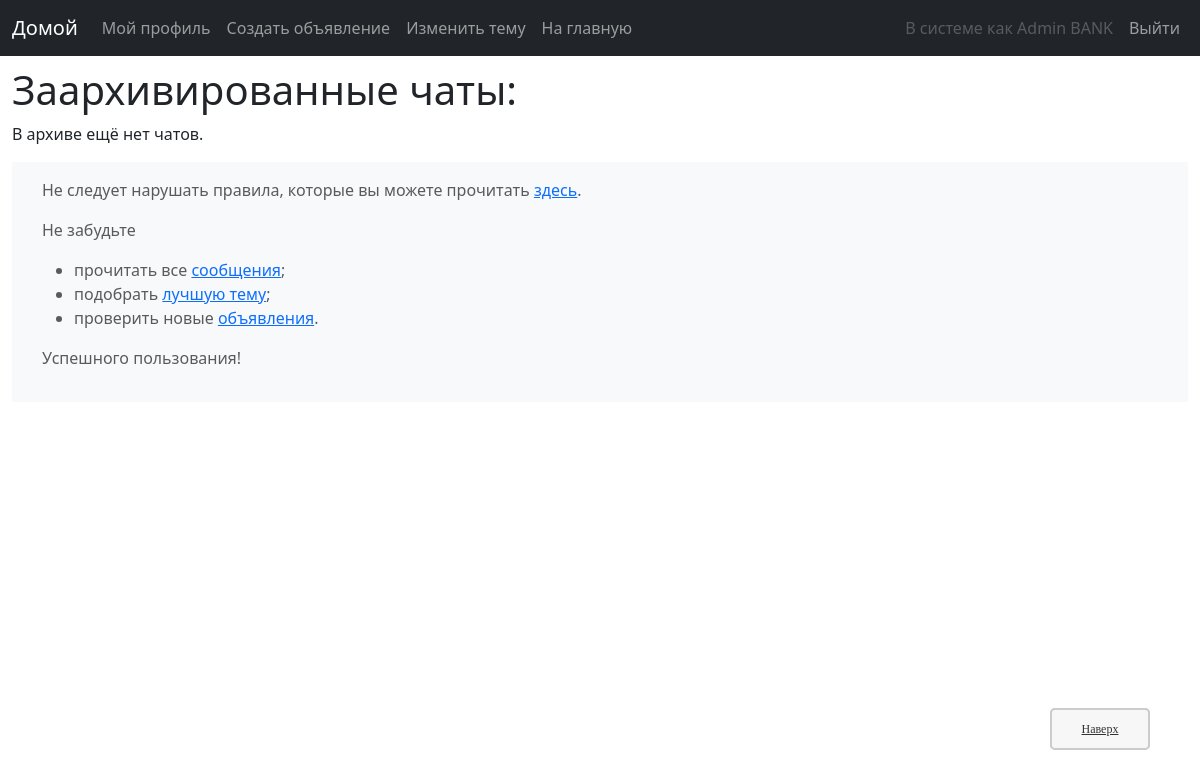
/messenger/chats/archive/ (signed in), run on an earlier commit of the app's database.
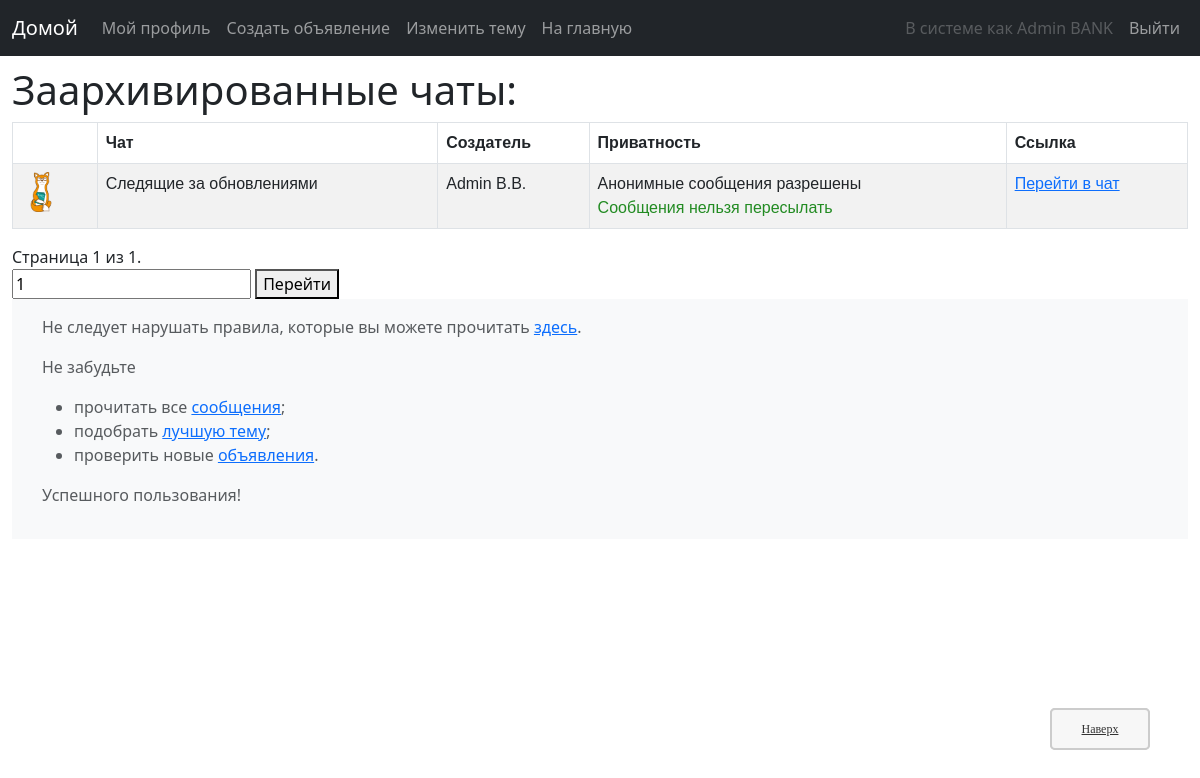
And on a later commit of the database.
### messenger/models.py (models this page shows, shortened)
class chat(models.Model):
    cnt = models.IntegerField(default=1, editable=False)
    name = models.CharField(max_length=50, default='', verbose_name='Название чата:')
    description = models.CharField(max_length=500, default='', verbose_name='Описание чата:')
    creator = models.ForeignKey(account, related_name='creator_chat', on_delete=models.CASCADE, null=True, verbose_name="Создатель:")
    anonim = models.BooleanField(default=False, verbose_name='Если вы хотите сделать чат анонимным, поставьте здесь галочку. Этот параметр неизменяем.')
    anonim_legacy = models.BooleanField(default=False, verbose_name='Поставьте галочку, если хотите разрешить участникам отправлять анонимные сообщения.')
    avaliable_resend_messages = models.BooleanField(default=True, verbose_name='Поставьте галочку, если хотите разрешить пересылать сообщения из этого чата.')
    chat_ico = models.ImageField(verbose_name="Иконка чата:")
    id = models.UUIDField(primary_key=True, default=uuid.uuid4, help_text="Уникальный ID чата.")
    def get_absolute_url_from_archive(self):
        return reverse('chats-archived-n', args=[str(self.id)])
    def resend_status(self):
        return self.avaliable_resend_messages
    def anonim_status(self):
        return 'Анонимный чат' if self.anonim else \
               'Анонимные сообщения разрешены' if self.anonim_legacy\
                else 'Все сообщения публичные'
    def get_img(self):
        return static(f'messenger/images/{self.chat_ico}')
    class Meta:
        ordering = ["name"]

### bank/models.py (models this page shows, shortened)
class account(models.Model):
    user = models.OneToOneField(User, on_delete=models.CASCADE, verbose_name="Пользователь:")
    balance = models.FloatField(default=0, verbose_name="Баланс:")
    id = models.UUIDField(primary_key=True, default=uuid.uuid4, help_text="Уникальный ID аккаунта.")#, editable=False)
    first_name = models.CharField(max_length=40, default='Not stated', verbose_name="Имя:")        #   Имя
    middle_name = models.CharField(max_length=40, default='Not stated', verbose_name="Отчество:")  #   Отчество
    last_name = models.CharField(max_length=40, default='Not stated', verbose_name="Фамилия:")     #   Фамилия
    user_group = models.CharField(max_length=40, choices=EXISTING_GROUPS, default='None', help_text='Группа обучения', verbose_name="Занятия:")
    party = models.IntegerField(default=0, verbose_name="Отряд:")
    theme_self = models.CharField(max_length=50, choices=EXISTING_THEMES, default='default', help_text="Как это выглядит, можно посмотреть ниже.", verbose_name="Тема:")
    account_status = models.CharField(max_length=100, default='', blank=True, verbose_name="Статус:")
    class Meta:
        ordering = ["party", "last_name"]
        permissions = PERMISSIONS
    def __str__(self):
        return f'{self.last_name} {self.first_name[0]}.{self.middle_name[0]}.'
    def short_name(self):
        return f'{self.last_name} {self.first_name}'

### messenger/views/chats.py (the view)
@login_required
def chat_archive(request):
    chat_valid_ = chat_valid.objects.exclude(avaliable=True)
    message_all_ = [i.what_chat for i in chat_valid_]
    paginator1 = Paginator(message_all_, 25)
    page1 = request.GET.get('page1')
    try:
        items1 = paginator1.page(page1)
    except PageNotAnInteger:
        items1 = paginator1.page(1)
    except EmptyPage:
        items1 = paginator1.page(paginator1.num_pages)
    return render(request, 'messenger/chats/chat_archive.html', {'messages': items1,})

### messenger/models.py (called while the page is built)
    def from_db_value(self, value, expression, connection):
        if value is None:
            return []
        return json.loads(value)

### templates/messenger/chats/chat_archive.html (shortened to what this page needs)
{% extends "messenger/base_generic.html" %}
{% block content %}
<h1>Заархивированные чаты:</h1>
{% if messages %}
<table class="table table-striped table-bordered table-hover">
    <thead>
        <tr>
            <th scope="col"></th>
            <th scope="col">Чат</th>
            <th scope="col">Создатель</th>
            <th scope="col">Приватность</th>
            <th scope="col">Ссылка</th>
        </tr>
    </thead>
    <tbody>
        {% for element in messages %}
        <tr>
            <td><img src="{{ element.get_img }}" width="40px" height="40px" /></td>
            <td>{{ element.name }}</td>
            <td>{{ element.creator }}</td>
            <td>
                <span {% if element.anonim %} class="green" {% elif not element.anonim_legacy %} class="red" {% endif %}>
                {{ element.anonim_status }}</span>
                <br />
                {% if element.resend_status %}
                <span class="red">Сообщения можно пересылать</span>
                {% else %}
                <span class="green">Сообщения нельзя пересылать</span>
                {% endif %}
            </td>
            <td><a href="{{ element.get_absolute_url_from_archive }}">Перейти в чат</a></td>
        </tr>
        {% endfor %}
    </tbody>
</table>
<span class="page-current">
    Страница {{ messages.number }} из {{ messages.paginator.num_pages }}.
</span>
<form method="GET" action="{% url 'messages' %}">
    <input type="text" name="page1" value="{{ messages.number }}" />
    <button type="submit">Перейти</button>
</form>
{% else %}
    <p>В архиве ещё нет чатов.</p>
{% endif %}
<a href="#top" title="В начало" tabindex="-1" class="topbutton">Наверх</a>
{% endblock %}

What changed in the data, as far as the page shows it:
added chat: get_img (picture), name "Следящие за обновлениями", creator "Admin B.B.", anonim_status "Анонимные сообщения разрешены", avaliable_resend_messages "Сообщения нельзя пересылать"
Also different on the page:
{{ messages.number }}: (not shown) → "1"
{{ messages.paginator.num_pages }}: (not shown) → "1"
form field page1: (not shown) → "1"
text no longer shown: "В архиве ещё нет чатов."
text now shown: "Чат Создатель Приватность Ссылка Страница из . Перейти"
